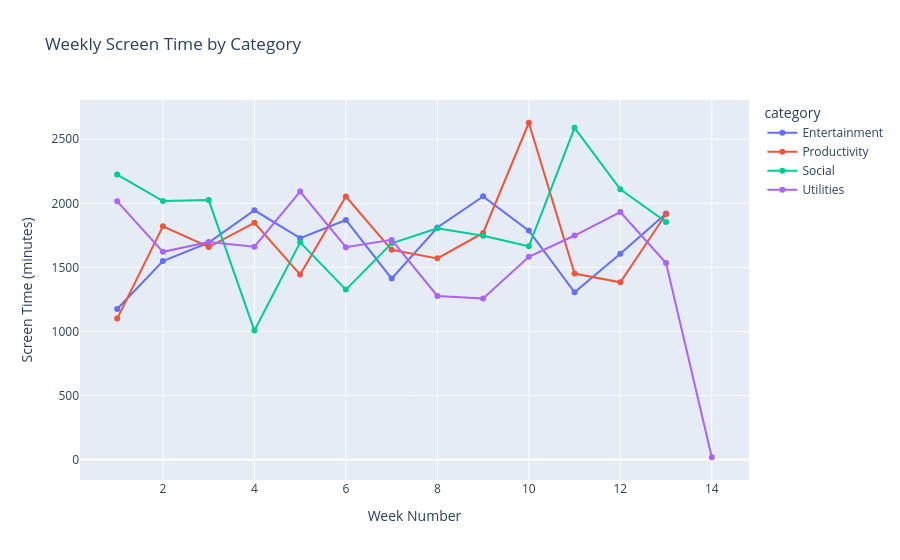
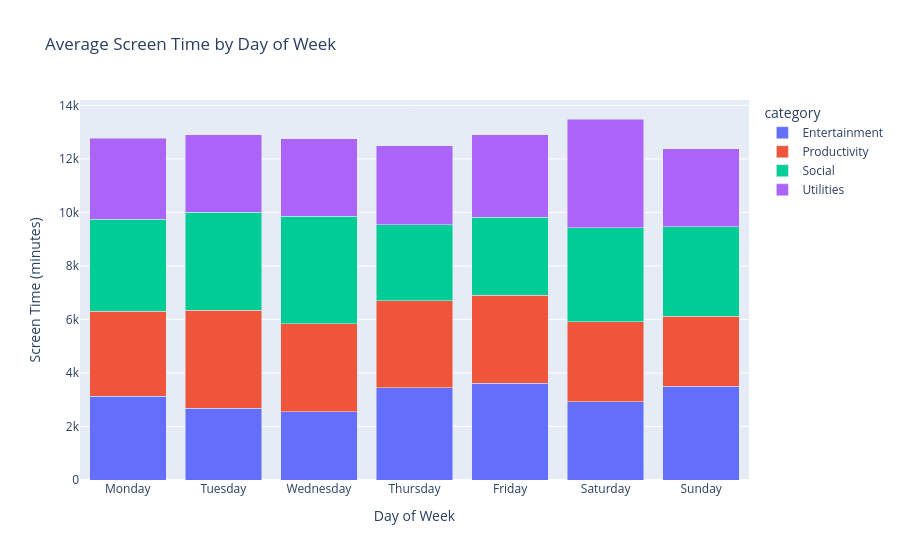

Notebook code for these charts, in order:
### Code cell
# Weekly Category Comparison
weekly_category = df.groupby(['week', 'category'])['screen_time_min'].sum().reset_index()

fig = px.line(weekly_category, x='week', y='screen_time_min', color='category',
              title='Weekly Screen Time by Category',
              labels={'screen_time_min': 'Screen Time (minutes)', 'week': 'Week Number'},
              markers=True)
fig.show()

# Day-of-week analysis
day_order = ['Monday', 'Tuesday', 'Wednesday', 'Thursday', 'Friday', 'Saturday', 'Sunday']
daily_category = df.groupby(['day_of_week', 'category'])['screen_time_min'].sum().reset_index()
daily_category['day_of_week'] = pd.Categorical(daily_category['day_of_week'], categories=day_order, ordered=True)
daily_category = daily_category.sort_values('day_of_week')

fig = px.bar(daily_category, x='day_of_week', y='screen_time_min', color='category',
             title='Average Screen Time by Day of Week',
             labels={'screen_time_min': 'Screen Time (minutes)', 'day_of_week': 'Day of Week'},
             barmode='stack')
fig.show()

print("\nDay-of-Week Summary:")
print(df.groupby('day_of_week')['screen_time_min'].agg(['sum', 'mean']))

### Figure 1 — Plotly figure (JSON) as saved in the notebook; plotly's stock layout.template omitted (floating-point values rounded to 4 significant figures)
{"data": [{"hovertemplate": "category=Entertainment<br>Week Number=%{x}<br>Screen Time (minutes)=%{y}<extra></extra>", "legendgroup": "Entertainment", "line": {"color": "#636efa", "dash": "solid"}, "marker": {"symbol": "circle"}, "mode": "lines+markers", "name": "Entertainment", "orientation": "v", "showlegend": true, "type": "scatter", "x": [1, 2, 3, 4, 5, 6, 7, 8, 9, 10, 11, 12, 13], "xaxis": "x", "y": [1176.0, 1549.0, 1693.0, 1945.0, 1728.0, 1870.0, 1412.0, 1811.0, 2054.0, 1787.0, 1306.0, 1606.0, 1920.0], "yaxis": "y"}, {"hovertemplate": "category=Productivity<br>Week Number=%{x}<br>Screen Time (minutes)=%{y}<extra></extra>", "legendgroup": "Productivity", "line": {"color": "#EF553B", "dash": "solid"}, "marker": {"symbol": "circle"}, "mode": "lines+markers", "name": "Productivity", "orientation": "v", "showlegend": true, "type": "scatter", "x": [1, 2, 3, 4, 5, 6, 7, 8, 9, 10, 11, 12, 13], "xaxis": "x", "y": [1101.0, 1821.0, 1659.0, 1848.0, 1444.0, 2053.0, 1637.0, 1570.0, 1769.0, 2629.0, 1452.0, 1384.0, 1916.0], "yaxis": "y"}, {"hovertemplate": "category=Social<br>Week Number=%{x}<br>Screen Time (minutes)=%{y}<extra></extra>", "legendgroup": "Social", "line": {"color": "#00cc96", "dash": "solid"}, "marker": {"symbol": "circle"}, "mode": "lines+markers", "name": "Social", "orientation": "v", "showlegend": true, "type": "scatter", "x": [1, 2, 3, 4, 5, 6, 7, 8, 9, 10, 11, 12, 13], "xaxis": "x", "y": [2225.0, 2017.0, 2025.0, 1007.0, 1695.0, 1327.0, 1688.0, 1805.0, 1748.0, 1664.0, 2589.0, 2110.0, 1854.0], "yaxis": "y"}, {"hovertemplate": "category=Utilities<br>Week Number=%{x}<br>Screen Time (minutes)=%{y}<extra></extra>", "legendgroup": "Utilities", "line": {"color": "#ab63fa", "dash": "solid"}, "marker": {"symbol": "circle"}, "mode": "lines+markers", "name": "Utilities", "orientation": "v", "showlegend": true, "type": "scatter", "x": [1, 2, 3, 4, 5, 6, 7, 8, 9, 10, 11, 12, 13, 14], "xaxis": "x", "y": [2015.0, 1622.0, 1698.0, 1661.0, 2092.0, 1658.0, 1715.0, 1277.0, 1258.0, 1583.0, 1749.0, 1932.0, 1534.0, 18.5], "yaxis": "y"}], "layout": {"legend": {"title": {"text": "category"}, "tracegroupgap": 0}, "title": {"text": "Weekly Screen Time by Category"}, "xaxis": {"anchor": "y", "domain": [0, 1], "title": {"text": "Week Number"}}, "yaxis": {"anchor": "x", "domain": [0, 1], "title": {"text": "Screen Time (minutes)"}}}}

### Figure 2 — Plotly figure (JSON) as saved in the notebook; plotly's stock layout.template omitted (floating-point values rounded to 4 significant figures)
{"data": [{"hovertemplate": "category=Entertainment<br>Day of Week=%{x}<br>Screen Time (minutes)=%{y}<extra></extra>", "legendgroup": "Entertainment", "marker": {"color": "#636efa", "pattern": {"shape": ""}}, "name": "Entertainment", "orientation": "v", "showlegend": true, "textposition": "auto", "type": "bar", "x": ["Monday", "Tuesday", "Wednesday", "Thursday", "Friday", "Saturday", "Sunday"], "xaxis": "x", "y": [3133.0, 2683.0, 2559.0, 3457.0, 3608.0, 2918.0, 3500.0], "yaxis": "y"}, {"hovertemplate": "category=Productivity<br>Day of Week=%{x}<br>Screen Time (minutes)=%{y}<extra></extra>", "legendgroup": "Productivity", "marker": {"color": "#EF553B", "pattern": {"shape": ""}}, "name": "Productivity", "orientation": "v", "showlegend": true, "textposition": "auto", "type": "bar", "x": ["Monday", "Tuesday", "Wednesday", "Thursday", "Friday", "Saturday", "Sunday"], "xaxis": "x", "y": [3173.0, 3654.0, 3290.0, 3246.0, 3302.0, 2996.0, 2621.0], "yaxis": "y"}, {"hovertemplate": "category=Social<br>Day of Week=%{x}<br>Screen Time (minutes)=%{y}<extra></extra>", "legendgroup": "Social", "marker": {"color": "#00cc96", "pattern": {"shape": ""}}, "name": "Social", "orientation": "v", "showlegend": true, "textposition": "auto", "type": "bar", "x": ["Monday", "Tuesday", "Wednesday", "Thursday", "Friday", "Saturday", "Sunday"], "xaxis": "x", "y": [3443.0, 3676.0, 4016.0, 2847.0, 2904.0, 3515.0, 3353.0], "yaxis": "y"}, {"hovertemplate": "category=Utilities<br>Day of Week=%{x}<br>Screen Time (minutes)=%{y}<extra></extra>", "legendgroup": "Utilities", "marker": {"color": "#ab63fa", "pattern": {"shape": ""}}, "name": "Utilities", "orientation": "v", "showlegend": true, "textposition": "auto", "type": "bar", "x": ["Monday", "Tuesday", "Wednesday", "Thursday", "Friday", "Saturday", "Sunday"], "xaxis": "x", "y": [3031.0, 2896.0, 2887.0, 2948.0, 3086.0, 4064.0, 2899.0], "yaxis": "y"}], "layout": {"barmode": "stack", "legend": {"title": {"text": "category"}, "tracegroupgap": 0}, "title": {"text": "Average Screen Time by Day of Week"}, "xaxis": {"anchor": "y", "domain": [0, 1], "title": {"text": "Day of Week"}}, "yaxis": {"anchor": "x", "domain": [0, 1], "title": {"text": "Screen Time (minutes)"}}}}
